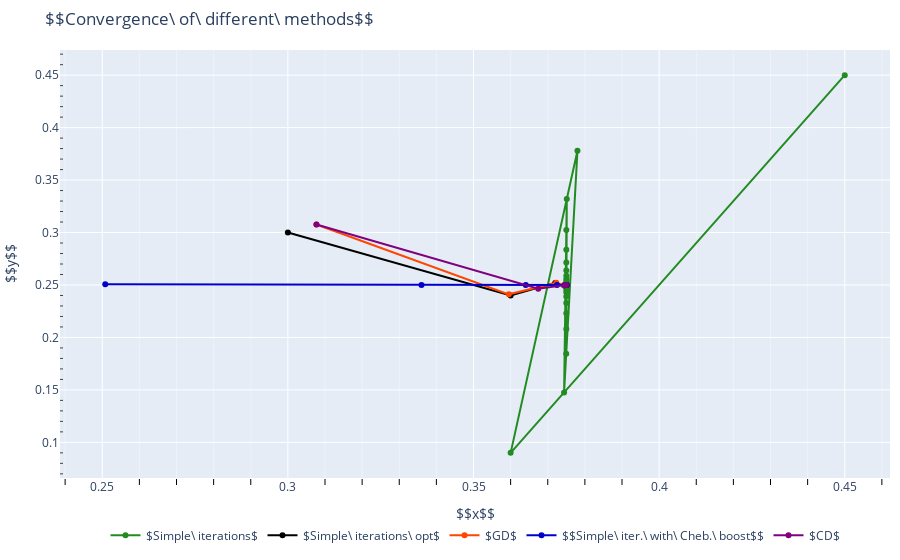

The code cell stored with this chart in its notebook:
### Code cell
fig = go.Figure()
fig.add_trace(go.Scatter(x = x, y = y, mode='lines + markers', name = '$Simple\ iterations$', line=dict(color="#228B22")))
fig.add_trace(go.Scatter(x = x_1, y = y_1, mode='markers + lines', name = '$Simple\ iterations\ opt$', line=dict(color="#000000")))
fig.add_trace(go.Scatter(x = x_2, y = y_2, mode='markers + lines', name = '$GD$', line=dict(color="#FF4500")))
fig.add_trace(go.Scatter(x = x_4, y = y_4, mode='markers + lines', name = '$$Simple\ iter.\ with\ Cheb.\ boost$$', line=dict(color="#0000CD")))
fig.add_trace(go.Scatter(x = x_3, y = y_3, mode='markers + lines', name = '$CD$', line=dict(color="#800080")))
fig.update_layout(legend_orientation="h",
                  legend=dict(x=.5, xanchor="center"),
                  title="$$Convergence\ of\ different\ methods$$",
                  xaxis_title="$$x$$",
                  yaxis_title="$$y$$",
                  margin=dict(l=10, r=10, t=50, b=15))
fig.update_xaxes(minor=dict(ticklen=6, tickcolor="black", showgrid=True))
fig.update_yaxes(minor_ticks="inside")


fig.update_traces(hoverinfo="all", hovertemplate="Argument: %{x}, Function: %{y}")
fig.show()

### Figure 1 — Plotly figure (JSON) as saved in the notebook; plotly's stock layout.template omitted (floating-point values rounded to 4 significant figures)
{"data": [{"hoverinfo": "all", "hovertemplate": "Argument: %{x}, Function: %{y}", "line": {"color": "#228B22"}, "mode": "lines+markers", "name": "$Simple\\ iterations$", "type": "scatter", "x": [0.45, 0.36, 0.378, 0.3744, 0.3751, 0.375, 0.375, 0.375, 0.375, 0.375, 0.375, 0.375, 0.375, 0.375, 0.375, 0.375, 0.375, 0.375, 0.375], "y": [0.45, 0.09, 0.378, 0.1476, 0.3319, 0.1845, 0.3024, 0.2081, 0.2836, 0.2232, 0.2715, 0.2328, 0.2637, 0.239, 0.2588, 0.243, 0.2556, 0.2455, 0.2536, 0.2471, 0.2523, 0.2482, 0.2515, 0.2488, 0.2509, 0.2492, 0.2506, 0.2495, 0.2504, 0.2497, 0.2502, 0.2498, 0.2502, 0.2499, 0.2501, 0.2499, 0.2501, 0.2499, 0.25, 0.25, 0.25, 0.25, 0.25, 0.25, 0.25, 0.25, 0.25, 0.25, 0.25, 0.25, 0.25, 0.25, 0.25, 0.25, 0.25, 0.25, 0.25, 0.25, 0.25, 0.25]}, {"hoverinfo": "all", "hovertemplate": "Argument: %{x}, Function: %{y}", "line": {"color": "#000000"}, "mode": "markers+lines", "name": "$Simple\\ iterations\\ opt$", "type": "scatter", "x": [0.3, 0.36, 0.372, 0.3744, 0.3749, 0.375, 0.375, 0.375, 0.375, 0.375, 0.375, 0.375, 0.375, 0.375, 0.375, 0.375, 0.375, 0.375, 0.375, 0.375], "y": [0.3, 0.24, 0.252, 0.2496, 0.2501, 0.25, 0.25, 0.25, 0.25, 0.25, 0.25, 0.25, 0.25, 0.25, 0.25, 0.25, 0.25, 0.25, 0.25, 0.25]}, {"hoverinfo": "all", "hovertemplate": "Argument: %{x}, Function: %{y}", "line": {"color": "#FF4500"}, "mode": "markers+lines", "name": "$GD$", "type": "scatter", "x": [0.3077, 0.3595, 0.3723, 0.3744, 0.3749, 0.375, 0.375, 0.375, 0.375], "y": [0.3077, 0.2411, 0.2521, 0.2497, 0.2501, 0.25, 0.25, 0.25, 0.25]}, {"hoverinfo": "all", "hovertemplate": "Argument: %{x}, Function: %{y}", "line": {"color": "#0000CD"}, "mode": "markers+lines", "name": "$$Simple\\ iter.\\ with\\ Cheb.\\ boost$$", "type": "scatter", "x": [0.2508, 0.336, 0.3641, 0.3725, 0.3746, 0.375, 0.375, 0.375, 0.375, 0.375, 0.375], "y": [0.2508, 0.25, 0.25, 0.25, 0.25, 0.25, 0.25, 0.25, 0.25, 0.25, 0.25]}, {"hoverinfo": "all", "hovertemplate": "Argument: %{x}, Function: %{y}", "line": {"color": "#800080"}, "mode": "markers+lines", "name": "$CD$", "type": "scatter", "x": [0.3077, 0.3674, 0.3747, 0.375], "y": [0.3077, 0.2464, 0.2501, 0.25]}], "layout": {"legend": {"orientation": "h", "x": 0.5, "xanchor": "center"}, "margin": {"b": 15, "l": 10, "r": 10, "t": 50}, "title": {"text": "$$Convergence\\ of\\ different\\ methods$$"}, "xaxis": {"minor": {"showgrid": true, "tickcolor": "black", "ticklen": 6}, "title": {"text": "$$x$$"}}, "yaxis": {"minor": {"ticks": "inside"}, "title": {"text": "$$y$$"}}}}
